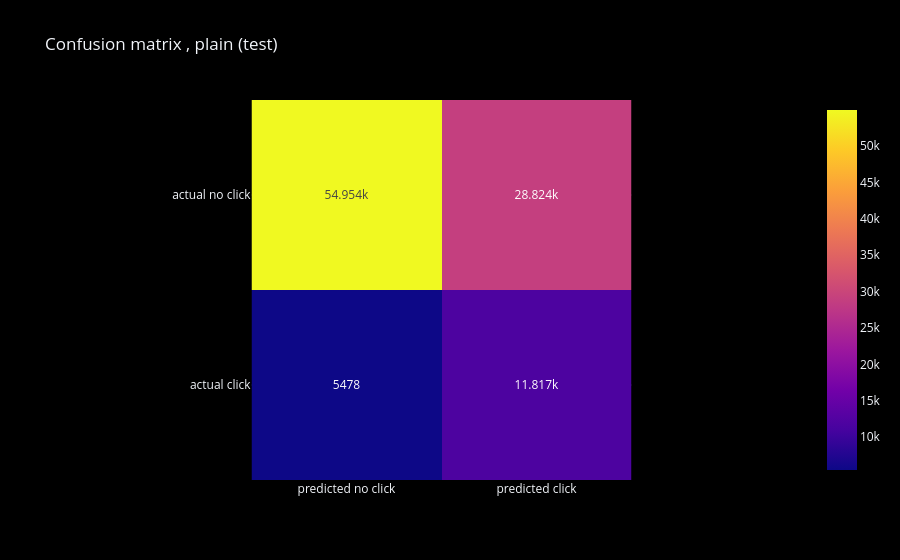

The notebook cell this image was saved under:
### Markdown cell above
### Log loss 0.405 vs 0.458 for the baseline , 12% lower. ROC-AUC 0.734. PR-AUC 0.358 , twice the 0.171 a random guess gets.
### Accuracy falls below the baseline's 0.83 on purpose : the F1 threshold (0.19) calls a lot of impressions a click , recall 68% , precision 29%.
### Train and test are almost the same , so the model generalises.
### The weighted model ranks the same (ROC-AUC 0.734) but its log loss is far worse (0.603). The calibration plot below shows why.

### Code cell
cm = confusion_matrix(y_test_np , p_test >= threshold)
fig = px.imshow(cm , text_auto=True , x=['predicted no click' , 'predicted click'] , y=['actual no click' , 'actual click'] , title='Confusion matrix , plain (test)')
fig.show()

### Figure 1 — Plotly figure (JSON) as saved in the notebook; plotly's stock layout.template omitted (floating-point values rounded to 4 significant figures)
{"data": [{"coloraxis": "coloraxis", "hovertemplate": "x: %{x}<br>y: %{y}<br>color: %{z}<extra></extra>", "name": "0", "texttemplate": "%{z}", "type": "heatmap", "x": ["predicted no click", "predicted click"], "xaxis": "x", "y": ["actual no click", "actual click"], "yaxis": "y", "z": [[54954, 28824], [5478, 11817]]}], "layout": {"coloraxis": {"colorscale": [[0.0, "#0d0887"], [0.1111, "#46039f"], [0.2222, "#7201a8"], [0.3333, "#9c179e"], [0.4444, "#bd3786"], [0.5556, "#d8576b"], [0.6667, "#ed7953"], [0.7778, "#fb9f3a"], [0.8889, "#fdca26"], [1.0, "#f0f921"]]}, "title": {"text": "Confusion matrix , plain (test)"}, "xaxis": {"anchor": "y", "constrain": "domain", "domain": [0.0, 1.0], "scaleanchor": "y"}, "yaxis": {"anchor": "x", "autorange": "reversed", "constrain": "domain", "domain": [0.0, 1.0]}}}
